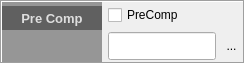
     <widget class="QFrame" name="preCompFrame">
      <property name="sizePolicy">
       <sizepolicy hsizetype="Preferred" vsizetype="Expanding">
        <horstretch>0</horstretch>
        <verstretch>0</verstretch>
       </sizepolicy>
      </property>
      <property name="maximumSize">
       <size>
        <width>16777215</width>
        <height>64</height>
       </size>
      </property>
      <property name="frameShape">
       <enum>QFrame::Box</enum>
      </property>
      <property name="frameShadow">
       <enum>QFrame::Sunken</enum>
      </property>
      <layout class="QHBoxLayout" name="horizontalLayout_29">
       <property name="spacing">
        <number>0</number>
       </property>
       <property name="margin">
        <number>0</number>
       </property>
       <item>
        <layout class="QHBoxLayout" name="horizontalLayout_31" stretch="0,0">
         <property name="spacing">
          <number>4</number>
         </property>
         <item>
          <widget class="QFrame" name="postRenderOuterFrame_3">
           <property name="minimumSize">
            <size>
             <width>100</width>
             <height>48</height>
            </size>
           </property>
           <property name="maximumSize">
            <size>
             <width>100</width>
             <height>64</height>
            </size>
           </property>
           <property name="autoFillBackground">
            <bool>false</bool>
           </property>
           <property name="styleSheet">
            <string notr="true">QFrame { background-color:rgb(150,150,150); }</string>
           </property>
           <property name="frameShape">
            <enum>QFrame::NoFrame</enum>
           </property>
           <property name="frameShadow">
            <enum>QFrame::Raised</enum>
           </property>
           <layout class="QVBoxLayout" name="verticalLayout_12">
            <property name="spacing">
             <number>0</number>
            </property>
            <property name="margin">
             <number>0</number>
            </property>
            <item>
             <widget class="QLabel" name="postRenderLabel_3">
              <property name="maximumSize">
               <size>
                <width>16777215</width>
                <height>24</height>
               </size>
              </property>
              <property name="font">
               <font>
                <pointsize>10</pointsize>
                <weight>75</weight>
                <bold>true</bold>
               </font>
              </property>
              <property name="acceptDrops">
               <bool>true</bool>
              </property>
              <property name="autoFillBackground">
               <bool>false</bool>
              </property>
              <property name="styleSheet">
               <string notr="true">QLabel { background-color:rgb(96,96,96);       	        	color: rgb(222,222,222); }</string>
              </property>
              <property name="text">
               <string>Pre Comp</string>
              </property>
              <property name="alignment">
               <set>Qt::AlignCenter</set>
              </property>
             </widget>
            </item>
            <item>
             <widget class="QLabel" name="postRenderBrief_3">
              <property name="maximumSize">
               <size>
                <width>16777215</width>
                <height>24</height>
               </size>
              </property>
              <property name="font">
               <font>
                <pointsize>10</pointsize>
                <weight>75</weight>
                <italic>false</italic>
                <bold>true</bold>
                <strikeout>false</strikeout>
               </font>
              </property>
              <property name="acceptDrops">
               <bool>true</bool>
              </property>
              <property name="autoFillBackground">
               <bool>false</bool>
              </property>
              <property name="styleSheet">
               <string notr="true">QLabel {  	color: rgb(22,22,22); }</string>
              </property>
              <property name="text">
               <string/>
              </property>
              <property name="alignment">
               <set>Qt::AlignCenter</set>
              </property>
             </widget>
            </item>
           </layout>
          </widget>
         </item>
         <item>
          <widget class="QFrame" name="frame_7">
           <property name="frameShape">
            <enum>QFrame::NoFrame</enum>
           </property>
           <property name="frameShadow">
            <enum>QFrame::Raised</enum>
           </property>
           <layout class="QHBoxLayout" name="horizontalLayout_5">
            <property name="spacing">
             <number>0</number>
            </property>
            <property name="margin">
             <number>1</number>
            </property>
            <item>
             <widget class="QFrame" name="renderOptRenderManItemsFrame_4">
              <property name="frameShape">
               <enum>QFrame::NoFrame</enum>
              </property>
              <property name="frameShadow">
               <enum>QFrame::Raised</enum>
              </property>
              <layout class="QGridLayout" name="gridLayout_3">
               <property name="margin">
                <number>1</number>
               </property>
               <item row="1" column="2">
                <widget class="QToolButton" name="browsePreCompFile">
                 <property name="styleSheet">
                  <string notr="true">QToolButton { border-style: none; } 

QToolButton:hover {background-color: rgb(86,86,86);
				               	border-radius:8px;
}	
</string>
                 </property>
                 <property name="text">
                  <string>...</string>
                 </property>
                </widget>
               </item>
               <item row="0" column="0">
                <widget class="QCheckBox" name="precomp_checkBox">
                 <property name="sizePolicy">
                  <sizepolicy hsizetype="Minimum" vsizetype="Minimum">
                   <horstretch>0</horstretch>
                   <verstretch>0</verstretch>
                  </sizepolicy>
                 </property>
                 <property name="text">
                  <string>PreComp</string>
                 </property>
                </widget>
               </item>
               <item row="1" column="0">
                <widget class="QLineEdit" name="precomp_lineEdit">
                 <property name="sizePolicy">
                  <sizepolicy hsizetype="Expanding" vsizetype="Minimum">
                   <horstretch>0</horstretch>
                   <verstretch>0</verstretch>
                  </sizepolicy>
                 </property>
                 <property name="minimumSize">
                  <size>
                   <width>0</width>
                   <height>28</height>
                  </size>
                 </property>
                </widget>
               </item>
              </layout>
             </widget>
            </item>
           </layout>
          </widget>
         </item>
        </layout>
       </item>
      </layout>
     </widget>
